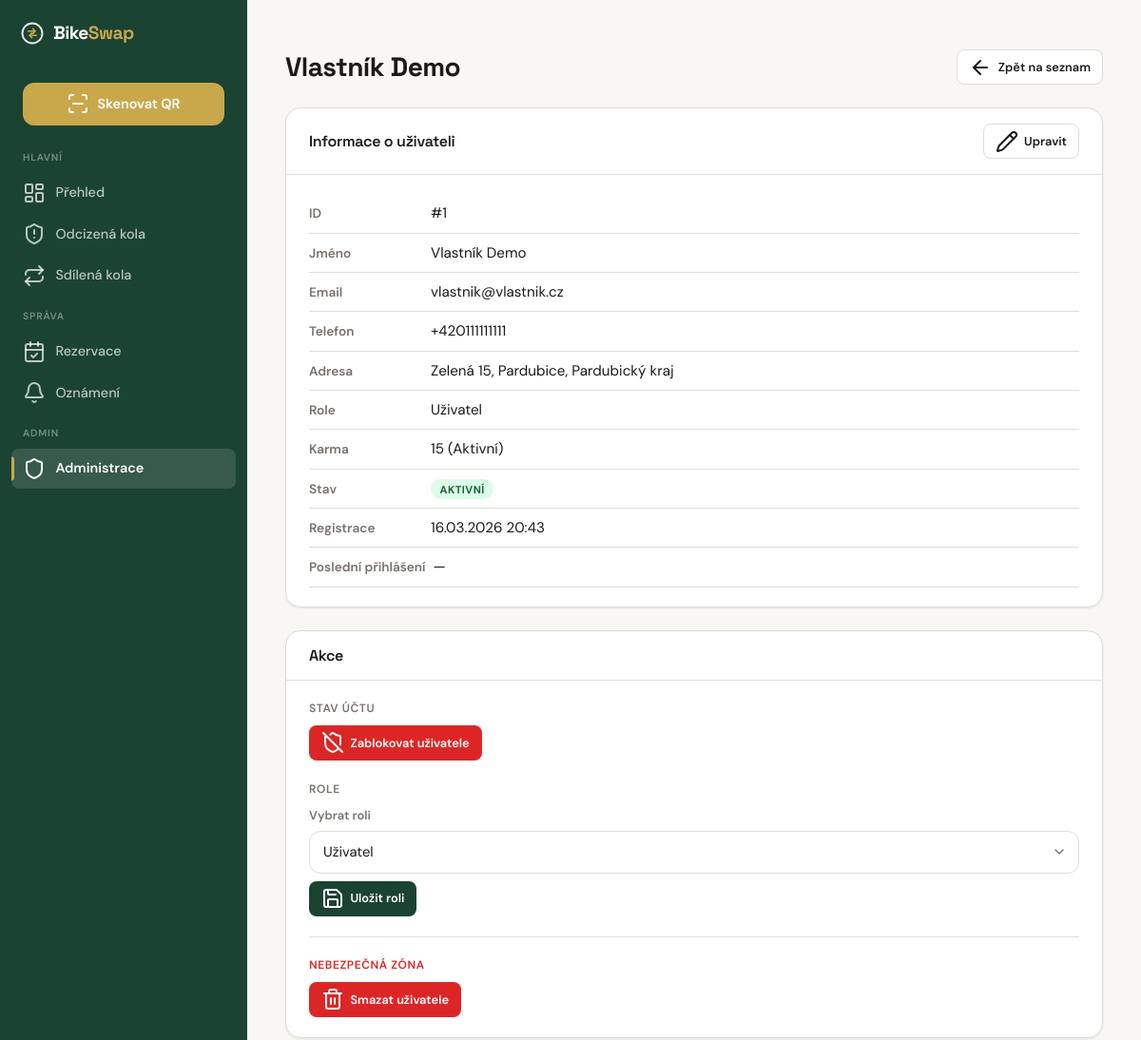
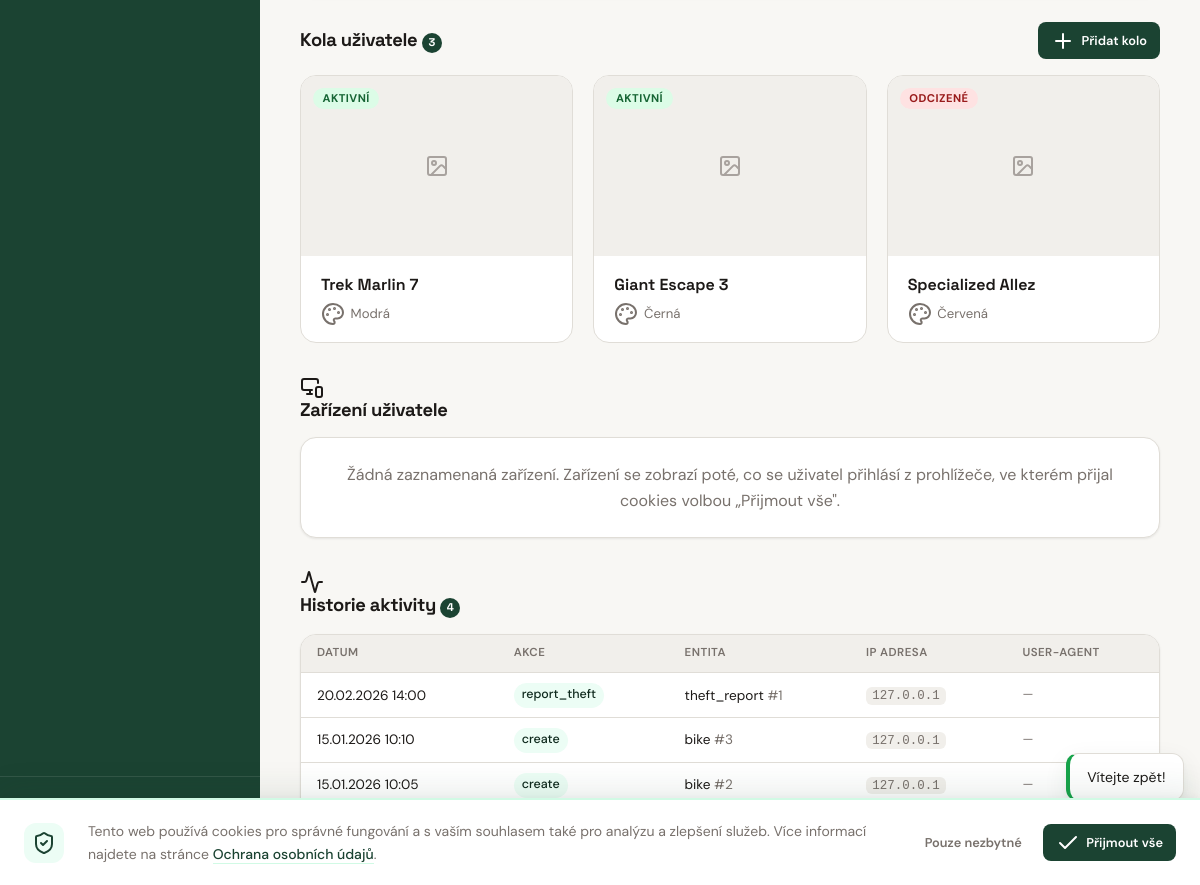
The page /admin/users/1 (signed in) on the database its author committed (2 pictures, top to bottom).
### tables this page shows
CREATE TABLE IF NOT EXISTS `users` (
    `id`                 INT UNSIGNED    NOT NULL AUTO_INCREMENT,
    `email`              VARCHAR(255)    NOT NULL,
    `password_hash`      VARCHAR(255)    NOT NULL,
    `role`               ENUM('user', 'police', 'admin') NOT NULL DEFAULT 'user',
    `first_name`         VARCHAR(50)     NOT NULL,
    `surname`            VARCHAR(50)     NOT NULL DEFAULT '',
    `phone`              VARCHAR(20)     NULL DEFAULT NULL,
    `address`            VARCHAR(255)    NULL DEFAULT NULL,
    `is_verified`        TINYINT(1)      NOT NULL DEFAULT 0,
    `verification_token` VARCHAR(64)     NULL DEFAULT NULL,
    `password_reset_token`   VARCHAR(64) NULL DEFAULT NULL,
    `password_reset_expires` DATETIME    NULL DEFAULT NULL,
    `totp_secret`        VARCHAR(255)    NULL DEFAULT NULL,
    `totp_enabled`       TINYINT(1)      NOT NULL DEFAULT 0,
    `karma_score`        INT             NOT NULL DEFAULT 0,
    `is_banned`          TINYINT(1)      NOT NULL DEFAULT 0,
    `created_at`         DATETIME        NOT NULL DEFAULT CURRENT_TIMESTAMP,
    `updated_at`         DATETIME        NOT NULL DEFAULT CURRENT_TIMESTAMP ON UPDATE CURRENT_TIMESTAMP,
    `last_login_at`      DATETIME        NULL DEFAULT NULL,

    PRIMARY KEY (`id`),
    UNIQUE KEY `uq_users_email` (`email`),
    KEY `idx_users_role` (`role`)
);

CREATE TABLE IF NOT EXISTS `bikes` (
    `id`                   INT UNSIGNED    NOT NULL AUTO_INCREMENT,
    `owner_id`             INT UNSIGNED    NOT NULL,
    `qr_hash`              VARCHAR(64)     NOT NULL,
    `brand`                VARCHAR(100)    NOT NULL,
    `model`                VARCHAR(100)    NULL DEFAULT NULL,
    `color`                VARCHAR(50)     NOT NULL,
    `frame_number`         VARCHAR(100)    NULL DEFAULT NULL,
    `year_of_manufacture`  SMALLINT UNSIGNED NULL DEFAULT NULL,
    `description`          TEXT            NULL DEFAULT NULL,
    `status`               ENUM('active', 'stolen', 'found', 'recovered') NOT NULL DEFAULT 'active',
    `is_shared`            TINYINT(1)      NOT NULL DEFAULT 0,
    `auto_accept`          TINYINT(1)      NOT NULL DEFAULT 0,
    `availability_days`    VARCHAR(20)     DEFAULT NULL,
    `created_at`           DATETIME        NOT NULL DEFAULT CURRENT_TIMESTAMP,
    `updated_at`           DATETIME        NOT NULL DEFAULT CURRENT_TIMESTAMP ON UPDATE CURRENT_TIMESTAMP,

    PRIMARY KEY (`id`),
    UNIQUE KEY `uq_bikes_qr_hash` (`qr_hash`),
    KEY `idx_bikes_owner` (`owner_id`),
    KEY `idx_bikes_status` (`status`),
    KEY `idx_bikes_shared` (`is_shared`),
    CONSTRAINT `fk_bikes_owner` FOREIGN KEY (`owner_id`) REFERENCES `users` (`id`) ON DELETE CASCADE
);

CREATE TABLE IF NOT EXISTS `activity_log` (
    `id`          INT UNSIGNED    NOT NULL AUTO_INCREMENT,
    `user_id`     INT UNSIGNED    NULL DEFAULT NULL,
    `action`      VARCHAR(50)     NOT NULL,
    `entity_type` VARCHAR(50)     NOT NULL,
    `entity_id`   INT UNSIGNED    NULL DEFAULT NULL,
    `old_value`   JSON            NULL DEFAULT NULL,
    `new_value`   JSON            NULL DEFAULT NULL,
    `ip_address`  VARCHAR(45)     NULL DEFAULT NULL,
    `user_agent`  VARCHAR(500)    NULL DEFAULT NULL,
    `created_at`  DATETIME        NOT NULL DEFAULT CURRENT_TIMESTAMP,

    PRIMARY KEY (`id`),
    KEY `idx_log_user` (`user_id`),
    KEY `idx_log_entity` (`entity_type`, `entity_id`),
    KEY `idx_log_action` (`action`),
    CONSTRAINT `fk_log_user` FOREIGN KEY (`user_id`) REFERENCES `users` (`id`) ON DELETE SET NULL
);

### templates/admin/user-detail.php (the view, shortened to what the rows shown need)
<div class="page-header">
  <h1><?= e($user->getFullName()) ?></h1>
  <div class="page-header-actions">
    <a href="/admin/users" class="btn btn-secondary btn-sm">
    </a>
  </div>
</div>
<div class="card mb-lg">
  <div class="card-body">
    <div id="user-info-view">
      <div class="info-row">
        <span class="info-label">ID</span>
        <span class="info-value">#<?= $user->getId() ?></span>
      </div>
      <div class="info-row">
        <span class="info-label">Jméno</span>
        <span class="info-value"><?= e($user->getFullName()) ?></span>
      </div>
      <div class="info-row">
        <span class="info-label">Email</span>
        <span class="info-value"><?= e($user->getEmail()) ?></span>
      </div>
      <div class="info-row">
        <span class="info-label">Telefon</span>
        <span class="info-value"><?= $user->getPhone() ? e($user->getPhone()) : '—' ?></span>
      </div>
      <div class="info-row">
        <span class="info-label">Adresa</span>
        <span class="info-value"><?= $user->getAddress() ? e($user->getAddress()) : '—' ?></span>
      </div>
      <div class="info-row">
        <span class="info-label">Role</span>
        <span class="info-value">
          <?php $roleLabels = ['user' => 'Uživatel', 'police' => 'Policie', 'admin' => 'Admin']; ?>
          <?= e($roleLabels[$user->getRole()] ?? $user->getRole()) ?>
        </span>
      </div>
      <div class="info-row">
        <span class="info-label">Karma</span>
        <span class="info-value"><?= $user->getKarmaScore() ?> (<?= e($user->getKarmaLevel()) ?>)</span>
      </div>
      <div class="info-row">
        <span class="info-label">Registrace</span>
        <span class="info-value"><?= date('d.m.Y H:i', strtotime($user->getCreatedAt())) ?></span>
      </div>
    </div>
  </div>
</div>
<?php if ($user->getId() !== $currentUser->getId()): ?>
  <div class="card mb-lg">
    <div class="card-header">
      <h3>Akce</h3>
    </div>
    <div class="card-body" style="display:flex;flex-direction:column;gap:1.25rem">
      <?php if (!$user->isAdmin()): ?>
        <div>
          <p style="font-size:0.75rem;font-weight:600;text-transform:uppercase;letter-spacing:0.05em;color:var(--text-muted);margin-bottom:0.5rem">
            Stav účtu
          </p>
          <?php if ($user->isBanned()): ?>
            <form method="POST" action="/admin/users/<?= $user->getId() ?>/unban">
              <input type="hidden" name="_csrf" value="<?= e($csrf ?? $session->csrfToken()) ?>">
              <button type="submit" class="btn btn-success btn-sm">
                <i data-lucide="shield-check"></i> Odblokovat uživatele
              </button>
            </form>
          <?php else: ?>
            <form method="POST" action="/admin/users/<?= $user->getId() ?>/ban">
              <button type="submit" class="btn btn-danger btn-sm"
                      data-confirm="Opravdu chcete tohoto uživatele zablokovat?">
                <i data-lucide="shield-off"></i> Zablokovat uživatele
              </button>
            </form>
          <?php endif; ?>
        </div>
      <?php endif; ?>
      <div>
        <p style="font-size:0.75rem;font-weight:600;text-transform:uppercase;letter-spacing:0.05em;color:var(--text-muted);margin-bottom:0.5rem">
          Role
        </p>
        <form method="POST" action="/admin/users/<?= $user->getId() ?>/role">
          <div class="form-group" style="margin-bottom:0.5rem">
            <label for="role-select" style="font-size:0.8rem;color:var(--text-muted)">Vybrat roli</label>
            <select id="role-select" name="role" class="form-control">
              <option value="user" <?= $user->getRole() === 'user' ? 'selected' : '' ?>>Uživatel</option>
            </select>
          </div>
          <button type="submit" class="btn btn-primary btn-sm">
            <i data-lucide="save"></i> Uložit roli
          </button>
        </form>
      </div>
      <?php if (!$user->isAdmin()): ?>
        <hr style="border:none;border-top:1px solid var(--border);margin:0">
        <div>
          <p style="font-size:0.75rem;font-weight:600;text-transform:uppercase;letter-spacing:0.05em;color:var(--danger);margin-bottom:0.5rem">
            Nebezpečná zóna
          </p>
          <form method="POST" action="/admin/users/<?= $user->getId() ?>/delete">
            <button type="submit" class="btn btn-danger btn-sm"
                    data-confirm="Opravdu chcete tohoto uživatele TRVALE smazat? Tato akce je nevratná.">
              <i data-lucide="trash-2"></i> Smazat uživatele
            </button>
          </form>
        </div>
      <?php endif; ?>
    </div>
  </div>
<?php endif; ?>
<div class="section-title-row">
  <h2 class="section-title">
    Kola uživatele
    <span class="badge-count"><?= count($bikes) ?></span>
  </h2>
</div>
<?php if (empty($bikes)): ?>
  <div class="card">
    <div class="card-body">
      <p class="text-muted text-center">Tento uživatel nemá žádná kola.</p>
    </div>
  </div>
<?php else: ?>
  <div class="bike-grid">
    <?php foreach ($bikes as $bike): ?>
      <a href="/admin/bikes/<?= $bike->getId() ?>" class="bike-card card-hover" style="text-decoration:none;color:inherit">
        <div class="bike-card-photo-wrap">
          <?php $primaryPhoto = $bike->getPrimaryPhoto(); ?>
          <?php if ($primaryPhoto): ?>
            <img src="<?= e($primaryPhoto->getUrl()) ?>" alt="<?= e($bike->getFullName()) ?>" class="bike-card-photo">
          <?php else: ?>
            <div class="bike-card-photo-placeholder"><i data-lucide="image"></i></div>
          <?php endif; ?>
          <div class="bike-card-badges">
            <?php
              $statusLabels = ['active' => 'Aktivní', 'stolen' => 'Odcizené', 'shared' => 'Sdílené', 'inactive' => 'Neaktivní'];
            ?>
            <span class="status-badge status-<?= e($bike->getStatus()) ?>">
              <?= e($statusLabels[$bike->getStatus()] ?? $bike->getStatus()) ?>
            </span>
          </div>
        </div>
        <div class="bike-card-body">
          <div class="bike-card-name"><?= e($bike->getFullName()) ?></div>
          <div class="bike-card-meta"><i data-lucide="palette"></i> <?= e($bike->getColor()) ?></div>
        </div>
      </a>
    <?php endforeach; ?>
  </div>
<?php endif; ?>
<div class="admin-detail-section">
  <div class="section-title-row">
    <h2 class="section-title">
      <i data-lucide="monitor-smartphone"></i>
      Zařízení uživatele
    </h2>
  </div>
</div>
<div class="admin-detail-section">
  <div class="section-title-row">
    <h2 class="section-title">
      <i data-lucide="activity"></i>
      Historie aktivity
      <?php if (!empty($activityLogs)): ?>
        <span class="badge-count"><?= count($activityLogs) ?></span>
      <?php endif; ?>
    </h2>
  </div>
  <?php if (empty($activityLogs)): ?>
    <div class="card">
      <div class="card-body">
        <p class="text-muted text-center">Žádná zaznamenaná aktivita.</p>
      </div>
    </div>
  <?php else: ?>
    <div class="card">
      <div class="card-body">
        <div class="table-responsive">
          <table>
            <thead>
              <tr>
                <th>Datum</th>
                <th>Akce</th>
                <th>Entita</th>
                <th>IP adresa</th>
                <th>User-Agent</th>
              </tr>
            </thead>
            <tbody>
              <?php foreach ($activityLogs as $log): ?>
                <?php
                  $actionClass = match(true) {
                    str_contains($log->getAction(), 'login') && !str_contains($log->getAction(), 'failed') => 'action-login',
                    str_contains($log->getAction(), 'failed') => 'action-failed',
                    $log->getAction() === 'logout' => 'action-logout',
                    $log->getAction() === 'register' => 'action-register',
                    str_starts_with($log->getAction(), 'admin_') => 'action-admin',
                    default => 'action-profile',
                  };
                ?>
                <tr>
                  <td style="white-space:nowrap"><?= date('d.m.Y H:i', strtotime($log->getCreatedAt())) ?></td>
                  <td>
                    <span class="activity-action-badge <?= $actionClass ?>">
                      <?= e($log->getActionLabel()) ?>
                    </span>
                  </td>
                  <td>
                    <?= e($log->getEntityType()) ?>
                    <?php if ($log->getEntityId()): ?>
                      <span class="text-muted">#<?= $log->getEntityId() ?></span>
                    <?php endif; ?>
                  </td>
                  <td><code><?= e($log->getIpAddress() ?? '—') ?></code></td>
                  <td class="ua-cell" title="<?= e($log->getUserAgent() ?? '') ?>">
                    <?= e($log->getShortUserAgent()) ?>
                  </td>
                </tr>
              <?php endforeach; ?>
            </tbody>
          </table>
        </div>
      </div>
    </div>
  <?php endif; ?>
</div>

### rows shown on the page
users: $user->getFullName() "Vlastník Demo", id "1", email "vlastnik@vlastnik.cz", phone "+420111111111", address "Zelená 15, Pardubice, Pardubický kraj", role "Uživatel", karma_score "15", karma_score "Aktivní", created_at "16.03.2026 20:43"
bikes: status "AKTIVNÍ", $bike->getFullName() "Trek Marlin 7", color "Modrá"
bikes: status "AKTIVNÍ", $bike->getFullName() "Giant Escape 3", color "Černá"
bikes: status "ODCIZENÉ", $bike->getFullName() "Specialized Allez", color "Červená"
activity_log: created_at "20.02.2026 14:00", action "report_theft", entity_type "theft_report", entity "1", ip_address "127.0.0.1", user_agent "—"
activity_log: created_at "15.01.2026 10:10", action "create", entity_type "bike", entity "3", ip_address "127.0.0.1", user_agent "—"
activity_log: created_at "15.01.2026 10:05", action "create", entity_type "bike", entity "2", ip_address "127.0.0.1", user_agent "—"

### other values the page prints
count($bikes) "3"
count($activityLogs) "4"
